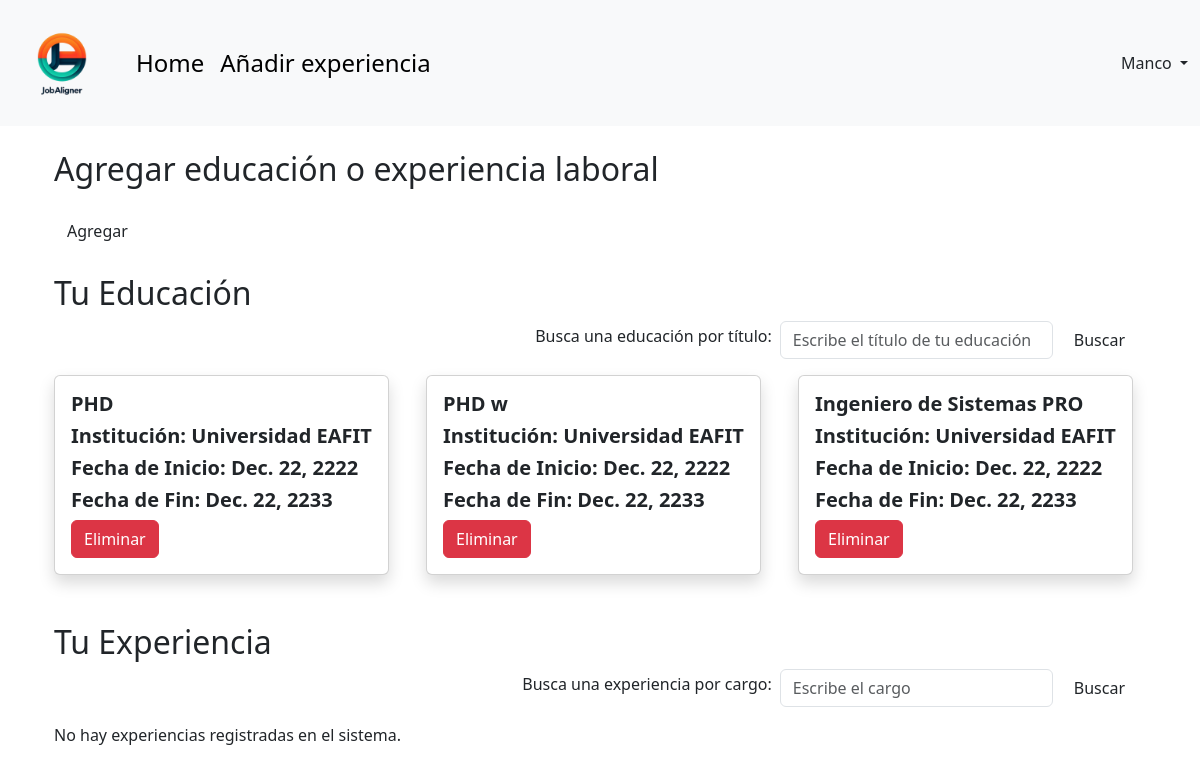
Page /account/updateAccount/ (signed in) on the earlier database version.
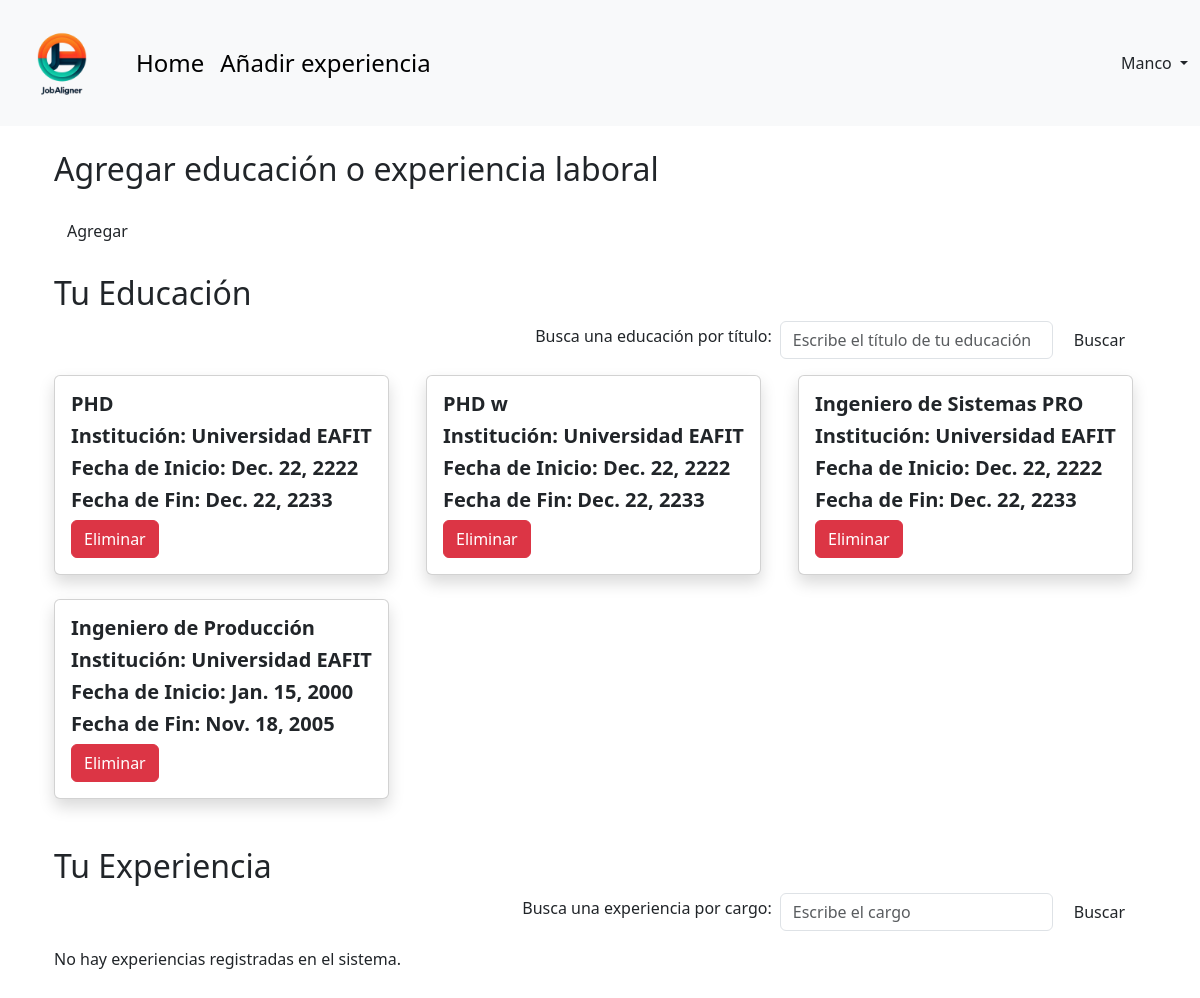
Same page on the later database version.
### Accounting/models.py (models this page shows)
class Education(models.Model):
    user = models.ForeignKey(User, on_delete=models.CASCADE, related_name='educations')
    degree = models.CharField(max_length=100)
    institution = models.CharField(max_length=200)
    start_date = models.DateField()
    end_date = models.DateField(blank=True, null=True)
    achievements = models.TextField(blank=True)

### Accounting/views.py (the view)
# urls.py: path('updateAccount/', views.updateAccount, name='updateAccount'),
@login_required
def updateAccount(request):
    user = request.user  # Django's user
    user_profile = User.objects.get(user=user) # Our user
    searchTerm = request.GET.get('searchEducation')
    if searchTerm:
        educations = Education.objects.filter(degree__icontains = searchTerm, user = user_profile)
    else:
        educations = Education.objects.filter(user = user_profile)
    searchTerm2 = request.GET.get('searchExperience')
    if searchTerm2:
        experiences = WorkExperience.objects.filter(role__icontains = searchTerm2, user = user_profile)
    else:
        experiences = WorkExperience.objects.filter(user = user_profile)
    return render(request, 'update.html', {'educations': educations, 'experiences': experiences})

### Accounting/templates/update.html (shortened to what this page needs)
{% extends 'base.html' %}
{% block content %}
<head>
    <link href="https://cdn.jsdelivr.net/npm/bootstrap@5.3.3/dist/css/bootstrap.min.css" rel="stylesheet">
</head>
<body>
<div class="container">
    <br>
    <h2>Agregar educación o experiencia laboral</h2>
    <a class="btn btn-classic mt-3" href="{% url 'experience' %}" role="button">Agregar</a>
    <br>
    <br>
    <h2>Tu Educación</h2>
    <form action="">
        <div class="mb-2 d-flex align-items-center justify-content-end">
            <label for="searchEducation" class="form-label mx-2">Busca una educación por título:</label>
            <input type="text" class="form-control  w-25" name="searchEducation" placeholder="Escribe el título de tu educación"/>
            <button type="submit" class="btn btn-classic mx-2 mb-0">Buscar</button>
        </div>
    </form>
    <div class="row row-cols-1 row-cols-md-3 g-4">
        {% for education in educations %}
        <div class="col d-flex align-items-stretch">
            <div class="card product_card shadow">
                <div class="card-body">
                    <h5 class="card-name fw-bold"> {{ education.degree }}</h5>
                    <h5 class="card-company fw-bold"> Institución: {{ education.institution }}</h5>
                    <h5 class="card-location fw-bold"> Fecha de Inicio: {{ education.start_date }}</h5>
                    {% if education.end_date %}
                        <h5 class="card-location fw-bold"> Fecha de Fin: {{ education.end_date }}</h5>
                    {% endif %}
                    <button type="button" class="btn btn-danger me-2" data-bs-toggle="modal" data-bs-target="#deleteModalEducation{{ education.id }}">
                        Eliminar
                    </button>
                </div>
            </div>
        </div>
        {% endfor %}
    </div>
    <br>
    <br>
    <h2>Tu Experiencia</h2>
    <form action="">
        <div class="mb-2 d-flex align-items-center justify-content-end">
            <label for="searchExperience" class="form-label mx-2">Busca una experiencia por cargo:</label>
            <input type="text" class="form-control  w-25" name="searchEducation" placeholder="Escribe el cargo"/>
            <button type="submit" class="btn btn-classic mx-2 mb-0">Buscar</button>
        </div>
    </form>
    <div class="row row-cols-1 row-cols-md-3 g-4">
        {% if not experiences %}
            <p class="text">No hay experiencias registradas en el sistema.</p>
        {% endif %}
    </div>
    <br>
</div>
</body>
{% endblock content %}

Differences in the rows shown:
added Education: degree "Ingeniero de Producción", institution "Universidad EAFIT", start_date "Jan. 15, 2000", end_date "Nov. 18, 2005"
